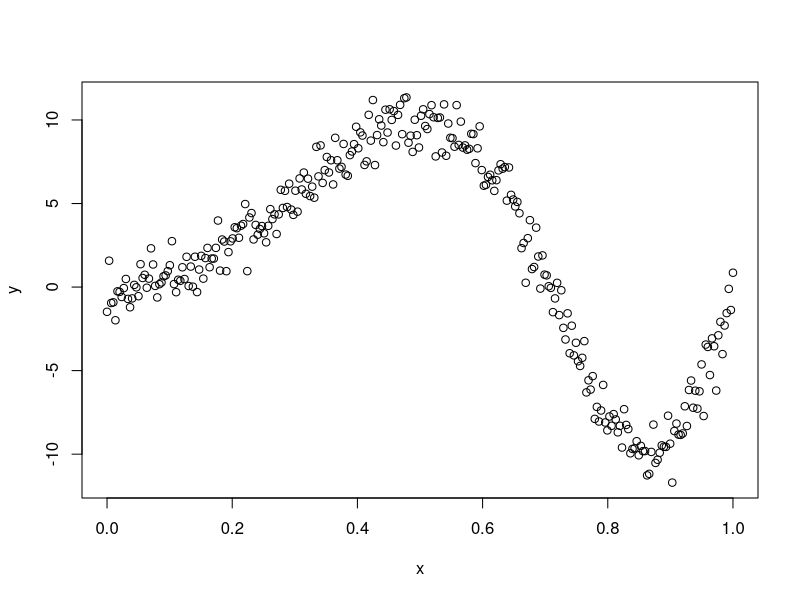
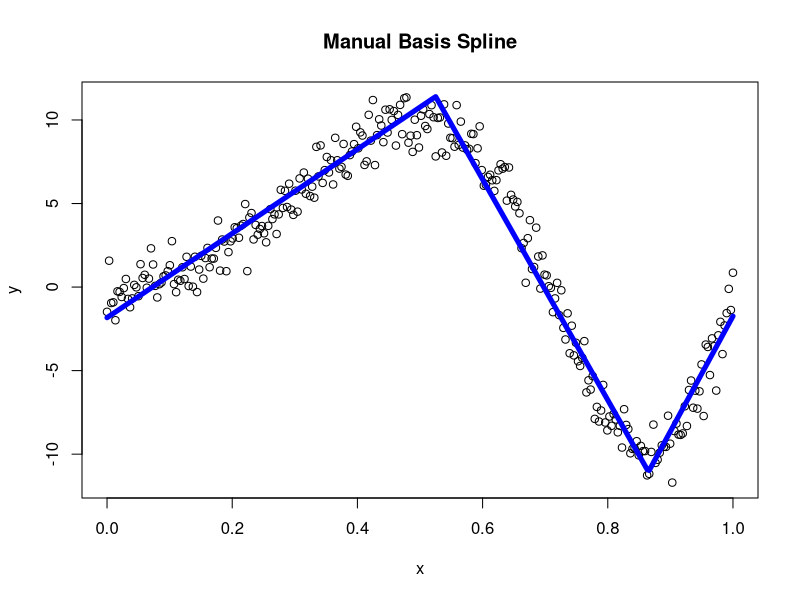
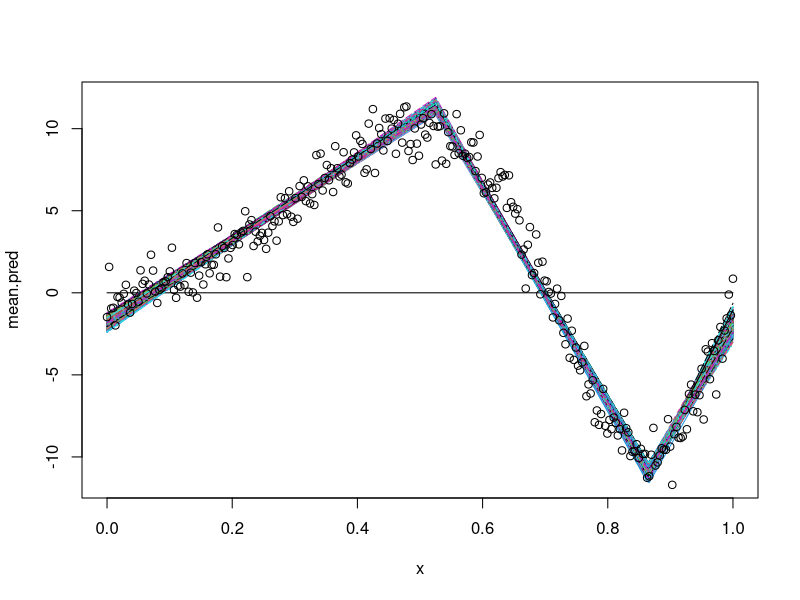

These charts were generated, in order, by the following R code:
## ---- chunk 1
knitr::opts_chunk$set(echo = TRUE)
## ---- chunk 2
set.seed(12)
n<-300
x<-seq(0,1,length.out=n)
y<-sin(2*pi*x^2)*10+rnorm(n)
plot(x,y)
## ---- chunk 3
library(mvtnorm)

mcmc_spline <- function(nknot = 5) {
  
  p_t <- function(sig_sq, betahat, X) {
    (-1/(2*sig_sq)) * t(y - (X %*% betahat)) %*% (y - (X %*% betahat))
  }
  
  p_sig <- function(a = 0, b = 0, X, beta) {
    n <- nrow(X)
    a_term <- a + (n/2)
    b_term <- 0.5 * (2*b + (t(y - (X %*% beta)) %*% (y - (X %*% beta))))
    1 / rgamma(1, shape = a_term, rate = b_term)
  }
  
  p_beta <- function(sig_sq, tau_sq = 1000, X) {
    p = ncol(X)-1
    sig <- solve( (1/sig_sq) * (t(X) %*% X) + (1/tau_sq) * diag(p+1) )
    mu <- (1/sig_sq) * sig %*% t(X) %*% y
    rmvnorm(1, mean = mu, sigma = sig)
  }
  
  bhat <- function(sig_sq, tau_sq = 1000, X) {
    p = ncol(X)-1
    sig <- solve( (1/sig_sq) * (t(X) %*% X) + (1/tau_sq) * diag(p+1) )
    mu <- (1/sig_sq) * sig %*% t(X) %*% y
    mu
  }
  
  met_gibbs <- function(its) {
    
    mat_t <- matrix(NA, its, nknot)
    mat_t[1,] <- rep(0, nknot)
    
    ## INITIALIZE X_curr ##
    X_curr <- matrix(NA, nknot, length(x))
    s <- sample(1, nknot, replace = TRUE)
    for(i in 1:nknot) {
        for(j in 1:length(x)) {
          X_curr[i,j] <- max(s[i] * (x[j] - mat_t[1,i]), 0)
        } #creating basis
      } #X Matrix 
    X_curr <- t(X_curr); X_curr <- cbind(1, X_curr)
    
    mat_beta <- matrix(NA, its, ncol(X_curr))
    mat_sig <- rep(NA, its)
    
    mat_sig[1] <- 0.01
    mat_beta[1,] <- rep(0, ncol(X_curr))
    
    ar <- 0
    for(it in 2:its) {
      propose_t <- function(x) {
        log(dunif(x, 0, 1))
      }
    
      candidate_t <- runif(nknot, 0, 1)
      
      ### CREATE BASIS FUNCTIONS FROM THIS t-vector  ###
      
      s <- sample(1, nknot, replace = TRUE)
      
      X_cand <- matrix(NA, nknot, length(x))
      
      for(i in 1:nknot) {
        for(j in 1:length(x)) {
          X_cand[i,j] <- max(s[i] * (x[j] - candidate_t[i]), 0)
        } #creating basis
      } #X Matrix
      
      X_cand <- t(X_cand)
      X_cand <- cbind(1, X_cand)
      
      ratio <- 
        (p_t(sig_sq = mat_sig[it-1], betahat = bhat(mat_sig[it-1], X = X_cand), X = X_cand)
         - propose_t(candidate_t)) -
        (p_t(sig_sq = mat_sig[it-1], betahat = bhat(mat_sig[it-1], X = X_curr), X = X_curr)
         - propose_t(mat_t[it-1,]))
      
      accept_prob <- min(0, ratio)
      u <- log(runif(1))
      #browser()
      if(u < accept_prob) {
        ar <- ar + 1
        mat_t[it,] <- candidate_t
        X_curr <- X_cand
      } else {
        mat_t[it,] <- mat_t[it-1,]
      }
      
      mat_beta[it,] <- p_beta(sig_sq = mat_sig[it-1], X = X_curr)
      mat_sig[it] <- p_sig(beta = mat_beta[it,], X = X_curr)
    }
    list(mat_beta, mat_sig, mat_t, X_curr, ar)
  }

  its <- 3000
  a <- met_gibbs(its = its)
  mat_beta <- a[[1]] #beta values
  mat_sig <- a[[2]] #sig^2 values
  mat_t <- a[[3]]
  X_curr <- a[[4]]
  ar <- a[[5]]
  
  list(mat_beta, mat_sig, mat_t, X_curr, ar)
}

## ---- chunk 4
mcmc_spline()
## ---- chunk 5
generate_spline <- function(tvec, y, x, nknot = length(tvec)) {
  s <- sample(c(1), nknot, replace = TRUE)
  Bmat <- matrix(NA, nknot, length(x))
  hs <- Bmat
  
  for(i in 1:nknot) {
    for(j in 1:length(x)) {
      Bmat[i,j] <- max(s[i] * (x[j] - tvec[i]), 0)
    } #creating basis functions
  }
  
  mBmat <- t(Bmat)
  mod <- lm(y ~ mBmat) #use gibbs to sample coefs in bayes
  pred <- predict(mod)
  
  sq <- x
  for(ii in 1:nknot) {
    if(s[i] == 1) {
      hs[ii,] <- sq - tvec[ii]
      hs[ii,][sq < tvec[ii]] <- 0
    }
    else {
      hs[ii,] <- -1*(sq - tvec[ii])
      hs[ii,][sq < tvec[ii]] <- 0
    }
  } #setting x values
  
  plot(x,y, main = "Manual Basis Spline")
  lines(x, pred, type = "l", lwd = 5, col="blue1")
  summary(mod)
}

## ---- chunk 6
tv <- c(0, 0.525, 0.865) #vector of t-values
generate_spline(tv, y = y, x = x)
## ---- chunk 7
library(mvtnorm)

bayes_spline <- function(tvec, y, x, nknot = length(tvec)) {
  s <- sample(c(1), nknot, replace = TRUE)
  Bmat <- matrix(NA, nknot, length(x))
  hs <- Bmat
  
  for(i in 1:nknot) {
    for(j in 1:length(x)) {
      Bmat[i,j] <- max(s[i] * (x[j] - tvec[i]), 0)
    } #creating basis
  } #X Matrix
  
  X <- t(Bmat)
  X <- cbind(1, X)
  
  p_sig <- function(a = 0, b = 0, n = nrow(X), beta) {
    a_term <- a + (n/2)
    b_term <- 0.5 * (2*b + (t(y - (X %*% beta)) %*% (y - (X %*% beta)))) #y, X defined above
    1 / rgamma(1, shape = a_term, rate = b_term)
  }
  
  p_beta <- function(sig_sq, tau_sq = 1000, p = ncol(X)-1) {
    sig <- solve( (1/sig_sq) * (t(X) %*% X) + (1/tau_sq) * diag(p+1) )
    mu <- (1/sig_sq) * sig %*% t(X) %*% y
    rmvnorm(1, mean = mu, sigma = sig)
  }
  
  gibbs <- function(its) {
    mat_beta <- matrix(NA, its, ncol(X))
    mat_sig <- rep(NA, its)
    mat_sig[1] <- 0.01
    mat_beta[1,] <- rep(0, ncol(X))
    for(it in 2:its) {
      mat_beta[it,] <- p_beta(sig_sq = mat_sig[it-1])
      mat_sig[it] <- p_sig(beta = mat_beta[it,])
    }
    list(mat_beta, mat_sig)
  }

  its <- 3000
  a <- gibbs(its = its)
  mat_beta <- a[[1]] #beta values
  mat_sig <- a[[2]] #sig^2 values  
  
  list(mat_beta, mat_sig, X)
}

bayesian <- bayes_spline(c(0, 0.525, 0.865), y = y, x = x)
mat_beta <- bayesian[[1]]
mat_sig <- bayesian[[2]]
X <- bayesian[[3]]
burn <- 1:15
colMeans(mat_beta[-burn,]) #target: -1.83, 25.19, -91.23, 135.03
mean(mat_sig[-burn]) #target: 1.46
## ---- chunk 8
mean.pred <- X %*% t(mat_beta)
matplot(x, mean.pred, type = "l")
points(x,y)
## ---- chunk 9
# pred <- t(mean.pred) + rnorm(300*2985,sd=sqrt(mat_sig)) #mean: X %*% beta
# hist(X[100,] %*% t(mat_beta) + rnorm(2985,sd=sqrt(mat_sig))) #prediction
# matplot(x,t(pred), type='l', col='lightgrey')
# matplot(x,mean.pred, type='l', col='green', add=T)
# points(x,y)
